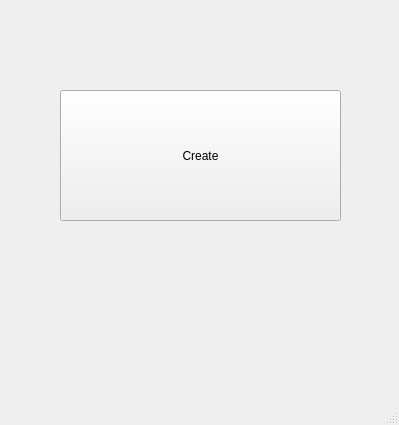
<?xml version="1.0" encoding="UTF-8"?>
<ui version="4.0">
 <class>MainWindow</class>
 <widget class="QMainWindow" name="MainWindow">
  <property name="geometry">
   <rect>
    <x>0</x>
    <y>0</y>
    <width>399</width>
    <height>425</height>
   </rect>
  </property>
  <property name="windowTitle">
   <string>MainWindow</string>
  </property>
  <widget class="QWidget" name="centralwidget">
   <widget class="QPushButton" name="pushButton">
    <property name="geometry">
     <rect>
      <x>60</x>
      <y>90</y>
      <width>281</width>
      <height>131</height>
     </rect>
    </property>
    <property name="text">
     <string>Create</string>
    </property>
   </widget>
  </widget>
  <widget class="QMenuBar" name="menubar">
   <property name="geometry">
    <rect>
     <x>0</x>
     <y>0</y>
     <width>399</width>
     <height>21</height>
    </rect>
   </property>
  </widget>
  <widget class="QStatusBar" name="statusbar"/>
 </widget>
 <resources/>
 <connections/>
</ui>
